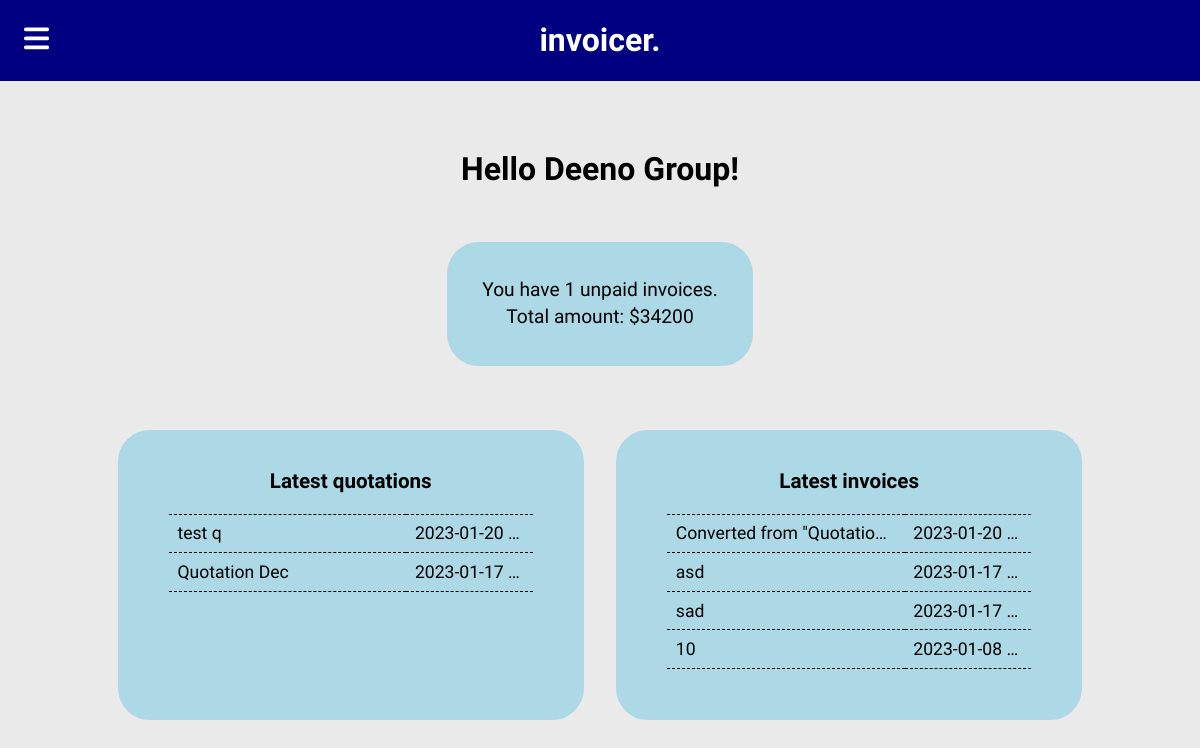
Screenshot of / (signed in) with the database file from the repository.
### tables this page shows
CREATE TABLE 'user' (
    id INTEGER PRIMARY KEY,
    username TEXT NOT NULL,
    password TEXT NOT NULL,
    email TEXT NOT NULL,
    name TEXT NOT NULL,
    details TEXT
, emailverification BOOL DEFAULT False);

CREATE TABLE quote
(
    id INTEGER PRIMARY KEY,
    user_id INTEGER NOT NULL,
    last_saved TEXT NOT NULL
        DEFAULT (CURRENT_TIMESTAMP),
    title TEXT NOT NULL,
    sender_name TEXT NOT NULL,
    sender_details TEXT,
    recipient_details TEXT NOT NULL
        DEFAULT '[Recipient Details Here]',
    project_details TEXT NOT NULL
        DEFAULT '[Project Details Here]',
    send_date TEXT
        DEFAULT CURRENT_DATE,
    ref TEXT NOT NULL
        DEFAULT '[Reference No.]',
    valid_till TEXT
        DEFAULT '[Validity Date]',
    footnote TEXT
        DEFAULT '[Additional Information]',
    total_money TEXT NOT NULL
        DEFAULT '0',
    FOREIGN KEY (user_id) REFERENCES user(id) ON DELETE CASCADE
);

CREATE TABLE invoice
(
    id INTEGER PRIMARY KEY,
    user_id INTEGER NOT NULL,
    last_saved TEXT NOT NULL
        DEFAULT (CURRENT_TIMESTAMP),
    title TEXT NOT NULL,
    sender_name TEXT NOT NULL,
    sender_details TEXT,
    recipient_details TEXT NOT NULL
        DEFAULT '[Recipient Details Here]',
    project_details TEXT NOT NULL
        DEFAULT '[Project Details Here]',
    send_date TEXT
        DEFAULT CURRENT_DATE,
    ref TEXT NOT NULL
        DEFAULT '[Reference No.]',
    due_date TEXT
        DEFAULT '[Due Date]',
    footnote TEXT
        DEFAULT '[Additional Information]',
    total_money TEXT NOT NULL
        DEFAULT '0',
    status INTEGER NOT NULL
        DEFAULT 1,
    status_date TEXT
        DEFAULT CURRENT_DATE,
    FOREIGN KEY (user_id) REFERENCES user(id) ON DELETE CASCADE
    FOREIGN KEY (status) REFERENCES status_code(id)
);

### app.py (the view)
@app.route("/")
@login_and_verification_required
def index():
    name = db.execute("SELECT name FROM user WHERE id = ?", session['id'])[0]['name']
    quotations = db.execute("SELECT id, title, last_saved FROM quote WHERE user_id = ? ORDER BY last_saved DESC LIMIT 5", session['id'])
    invoices = db.execute("SELECT id, title, last_saved FROM invoice WHERE user_id = ? ORDER BY last_saved DESC LIMIT 5", session['id'])
    unpaid = db.execute("SELECT COUNT(status), ifnull(SUM(total_money), 0) FROM invoice WHERE user_id = ? AND status = 2", session['id'])[0]
    return render_template("index.html", name=name, quotations=quotations, invoices=invoices, unpaid=unpaid)

### helpers.py (called while the page is built)
def login_and_verification_required(f):
    @wraps(f)
    def decorated_function(*args, **kwargs):
        if not session.get("id"):
            return redirect(url_for("login"))
        if not session.get("verified"):
            return render_template("verify.html")
        return f(*args, **kwargs)
    return decorated_function

### templates/index.html (shortened to what this page needs)
{% extends "template.html" %}
{% block main %}
<div class="main-page-grid">
    <h1 class="main-grid-head"> Hello {{name}}!</h1>
    <div class="main-grid main-grid-display summary">
        You have {{unpaid['COUNT(status)']}} unpaid invoices.<br>
        Total amount: ${{unpaid['ifnull(SUM(total_money), 0)']}}
    </div>
    {% if quotations %}
    <div class="main-grid main-grid-display latest" id="quotations">
        <h3> Latest quotations </h3>
        <table class="latest-table">
            {% for quote in quotations %}
            <tr>
                <td class="latest-table-title">{{quote['title']}}</td>
                <td class="latest-table-date">{{quote['last_saved']}}</td>
            </tr>
            {% endfor %}
        </table>
    </div>
    {% else %}
    <div class="main-grid latest not-available" id="home_create_quote">
        <h3>No quotations available!</h3>
        <div>Click here to create new invoice</div>
    </div>
    {% endif %}
    {% if invoices %}
    <div class="main-grid latest" id="invoices">
        <h3> Latest invoices </h3>
        <table class="latest-table">
            {% for invoice in invoices %}
            <tr>
                <td class="latest-table-title">{{invoice['title']}}</td>
                <td class="latest-table-date">{{invoice['last_saved']}}</td>
            </tr>
            {% endfor %}
        </table>
    </div>
    {% else %}
    <div class="main-grid latest not-available" id="home_create_invoice">
        <h3>No invoices available!</h3>
        <div>Click here to create new invoice</div>
    </div>
    {% endif %}
</div>
{% endblock %}

### static/css/main.css (style rules this page uses)
html, body { overscroll-behavior: none; margin: 0; padding: 0; width: 100%; height: 100%; }
body { font-family: Inter Tight, Arial; -webkit-box-sizing: border-box; -moz-box-sizing: border-box; box-sizing: border-box; font-size: 1em; background-color: rgb(234, 234, 234); }

### static/css/view_file.css (style rules this page uses)
:root { --subcolor: lightblue; --subcolor: #bccada; }

### static/css/index.css (style rules this page uses)
@media screen and (min-width: 65rem) { .main-page-grid { grid-template-columns: 1fr 1fr; } }
@media screen and (min-width: 65rem) { .summary, .main-grid-head { grid-column-start: 1; grid-column-end: 3; } }
@media screen and (min-width: 65rem) { .latest { grid-row-start: 4; } }
.main-page-grid { display: grid; padding: 0 5% 0 5%; column-gap: 2rem; row-gap: 2rem; min-width: 35rem; }
.main-grid-head { text-align: center; }
.main-grid { border: 3px solid lightblue; border-radius: 2rem; background-color: lightblue; font-size: 1.1em; text-align: center; padding: 1rem 3rem 3rem 3rem; }
.main-grid-display { display: block; }
.summary { margin: auto; padding: 2rem; font-size: 1.2em; line-height: 1.4em; white-space: nowrap; }
.latest-table { border-collapse: collapse; width: 100%; table-layout:fixed; }
.latest-table, .latest-table th, .latest-table td { border-top: 1px dashed black; border-bottom: 1px dashed black; padding: 0.5em; }
.latest-table td:first-child { text-align: left; }
.latest-table td:last-child { text-align: right; width: 30%; max-width: 100px; overflow: hidden; text-overflow: ellipsis; white-space: nowrap; }
.latest-table-date, .latest-table-title { white-space: nowrap; }
.latest-table-title { overflow: hidden; text-overflow: ellipsis; }

### rows the page displays
user: name "Deeno Group"
quote: title "test q", last_saved "2023-01-20…"
quote: title "Quotation Dec", last_saved "2023-01-17…"
invoice: title "Converted from \"Quotatio…", last_saved "2023-01-20…"
invoice: title "asd", last_saved "2023-01-17…"
invoice: title "sad", last_saved "2023-01-17…"
invoice: title "10", last_saved "2023-01-08…"

### other values shown
{{ unpaid['COUNT(status)'] }} "1"
{{ unpaid['ifnull(SUM(total_money), 0)'] }} "34200"
